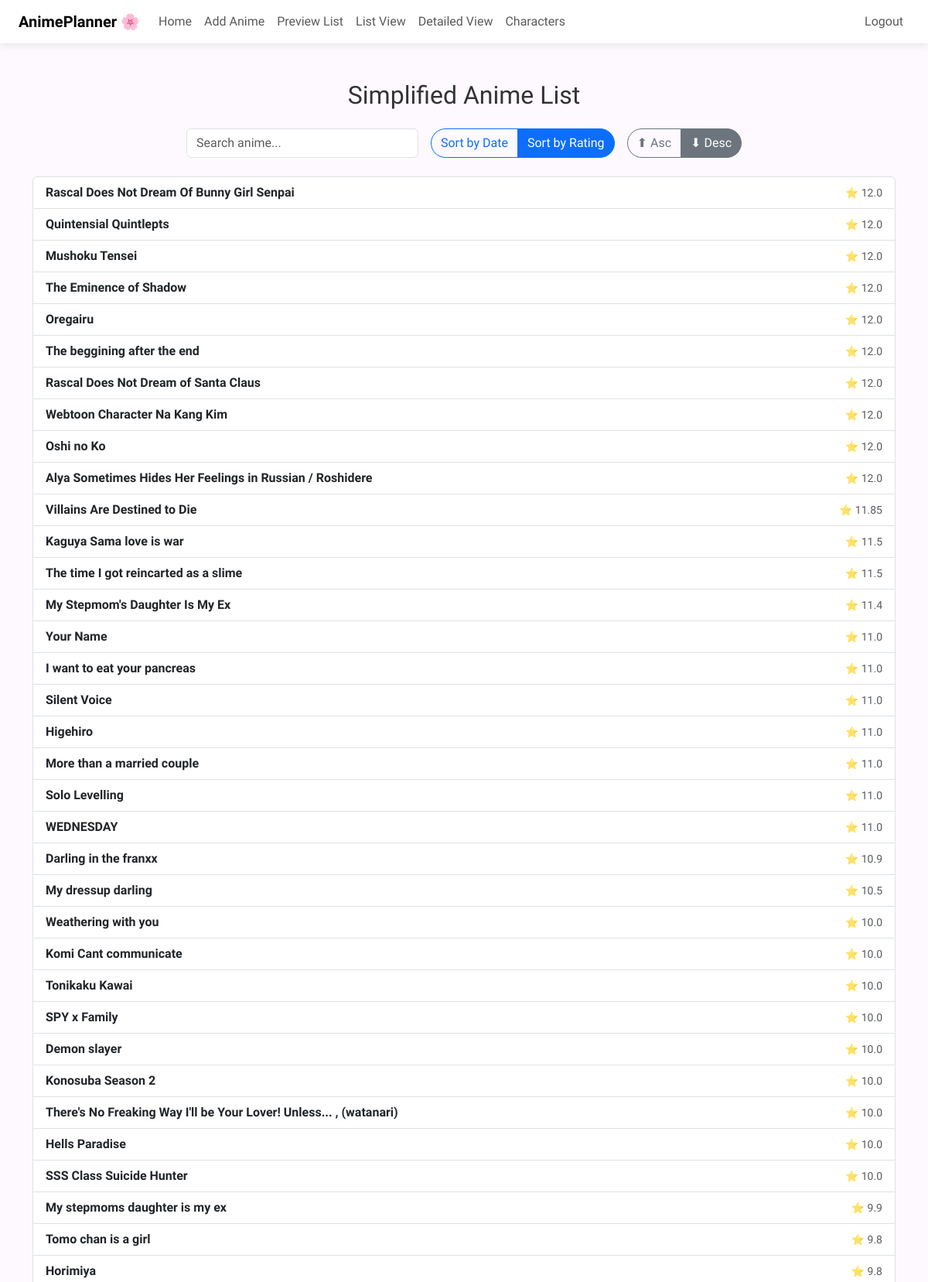
The app's page /list (signed in, upper part) with its own data.
### tables this page shows
CREATE TABLE anime (
            id INTEGER PRIMARY KEY AUTOINCREMENT,
            title TEXT NOT NULL,
            rating REAL,
            thoughts TEXT,
            date TEXT,
            sequel TEXT,
            details_url TEXT,
            background_url TEXT,
            user_id INTEGER, poster_url TEXT,
            FOREIGN KEY(user_id) REFERENCES users(id) ON DELETE SET NULL
        );

### app.py (the view)
@app.route("/list")
@login_required
def list_view():
    sort_by = request.args.get("sort", "rating")  # default: rating
    order = request.args.get("order", "desc")     # default: descending
    filter_null = request.args.get("filter", "nonull")  # default: filter out NULLs
    if sort_by not in {"date", "rating"}:
        sort_by = "rating"
    if order not in {"asc", "desc"}:
        order = "desc"
    if filter_null not in {"nonull", "all"}:
        filter_null = "nonull"
    sort_column = "rating" if sort_by == "rating" else "date"
    user_id = session.get("user_id")
    base_query = "SELECT id, title, rating, date FROM anime WHERE user_id = ?"
    if filter_null == "nonull":
        base_query += f" AND {sort_column} IS NOT NULL"
    base_query += f" ORDER BY {sort_column} {order.upper()}"
    conn = get_db()
    db = conn.cursor()
    db.execute(base_query, (user_id,))
    anime_list = db.fetchall()
    db.close()
    conn.close()
    return render_template("list.html",
        anime_list=anime_list,
        sort_by=sort_by,
        order=order,
        filter_null=filter_null
    )

### app.py (called while the page is built)
def login_required(f):
    @wraps(f)
    def wrapper(*args, **kwargs):
        if "user_id" not in session:
            flash("Login required.")
            return redirect("/login")
        return f(*args, **kwargs)
    return wrapper

def get_db():
    return sqlite3.connect("anime.db")

### templates/list.html (shortened to what this page needs)
{% extends "layout.html" %}
{% block main %}
<h2 class="mb-4 text-center">Simplified Anime List</h2>
<div class="d-flex justify-content-center gap-3 flex-wrap mb-4">
    <input type="text" id="searchBox" class="form-control" placeholder="Search anime..." style="max-width: 300px;">
    <div class="btn-group">
        <a href="{{ url_for('list_view', sort='date', order=order, filter=filter_null) }}"
           class="btn btn-outline-primary {% if sort_by == 'date' %}active{% endif %}">
           Sort by Date
        </a>
        <a href="{{ url_for('list_view', sort='rating', order=order, filter=filter_null) }}"
           class="btn btn-outline-primary {% if sort_by == 'rating' %}active{% endif %}">
           Sort by Rating
        </a>
    </div>
    <div class="btn-group">
        <a href="{{ url_for('list_view', sort=sort_by, order='asc', filter=filter_null) }}"
           class="btn btn-outline-secondary {% if order == 'asc' %}active{% endif %}">⬆ Asc</a>
        <a href="{{ url_for('list_view', sort=sort_by, order='desc', filter=filter_null) }}"
           class="btn btn-outline-secondary {% if order == 'desc' %}active{% endif %}">⬇ Desc</a>
    </div>
</div>
<ul class="list-group" id="animeList">
    {% for anime in anime_list %}
        <a href="/preview#anime-{{ anime[0] }}"
           class="list-group-item list-group-item-action d-flex justify-content-between align-items-center anime-entry">
            <strong>{{ anime[1] }}</strong>
            <span class="text-muted small">
                {% if sort_by == 'rating' %}
                    ⭐ {{ anime[2] if anime[2] else "N/A" }}
                {% else %}
                    {{ anime[3]|datetimeformat('%b %Y') if anime[3] else "No Date" }}
                {% endif %}
            </span>
        </a>
    {% endfor %}
</ul>
{% endblock %}

### static/style.css (style rules this page uses)
body { background-color: #fdf9ff; color: #333; }
.btn { border-radius: 2rem; }
a { text-decoration: none; }

### templates/layout.html (style rules this page uses)
body { font-family: 'Montserrat', sans-serif; background-color: #fdf9ff; color: #333; }

### records on screen
anime: title "Rascal Does Not Dream Of Bunny Girl Senpai", rating "12.0"
anime: title "Quintensial Quintlepts", rating "12.0"
anime: title "Mushoku Tensei", rating "12.0"
anime: title "The Eminence of Shadow", rating "12.0"
anime: title "Oregairu", rating "12.0"
anime: title "The beggining after the end", rating "12.0"
anime: title "Rascal Does Not Dream of Santa Claus", rating "12.0"
anime: title "Webtoon Character Na Kang Kim", rating "12.0"
anime: title "Oshi no Ko", rating "12.0"
anime: title "Alya Sometimes Hides Her Feelings in Russian / Roshidere", rating "12.0"
anime: title "Villains Are Destined to Die", rating "11.85"
anime: title "Kaguya Sama love is war", rating "11.5"
anime: title "The time I got reincarted as a slime", rating "11.5"
anime: title "My Stepmom's Daughter Is My Ex", rating "11.4"
anime: title "Your Name", rating "11.0"
anime: title "I want to eat your pancreas", rating "11.0"
anime: title "Silent Voice", rating "11.0"
anime: title "Higehiro", rating "11.0"
anime: title "More than a married couple", rating "11.0"
anime: title "Solo Levelling", rating "11.0"
anime: title "WEDNESDAY", rating "11.0"
anime: title "Darling in the franxx", rating "10.9"
anime: title "My dressup darling", rating "10.5"
anime: title "Weathering with you", rating "10.0"
anime: title "Komi Cant communicate", rating "10.0"
anime: title "Tonikaku Kawai", rating "10.0"
anime: title "SPY x Family", rating "10.0"
anime: title "Demon slayer", rating "10.0"
anime: title "Konosuba Season 2", rating "10.0"
anime: title "There's No Freaking Way I'll be Your Lover! Unless... , (watanari)", rating "10.0"
anime: title "Hells Paradise", rating "10.0"
anime: title "SSS Class Suicide Hunter", rating "10.0"
anime: title "My stepmoms daughter is my ex", rating "9.9"
anime: title "Tomo chan is a girl", rating "9.8"
anime: title "Horimiya", rating "9.8"
